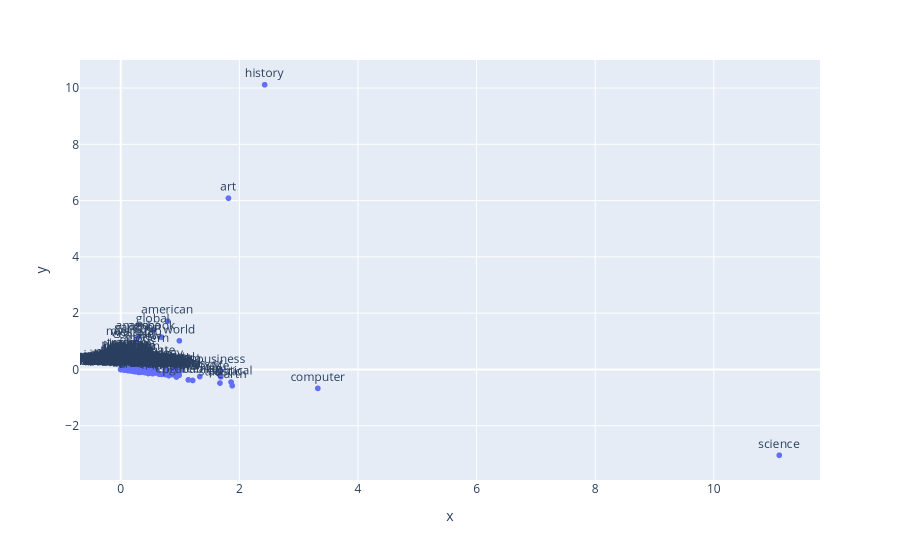

Notebook source saved alongside this figure:
### Code cell
fig = px.scatter(
x=Z[:, 0],
y=Z[:, 1],
text=index_word_map,
size_max=60
)
fig.update_traces(textposition='top center')
fig.show()

### Figure 1 — Plotly figure (JSON) as saved in the notebook; plotly's stock layout.template omitted (floating-point values rounded to 4 significant figures; data arrays with more than 128 entries replaced by an {"elided": "..."} marker saying what was removed)
{"data": [{"hovertemplate": "x=%{x}<br>y=%{y}<br>text=%{text}<extra></extra>", "legendgroup": "", "marker": {"color": "#636efa", "symbol": "circle"}, "mode": "markers+text", "name": "", "showlegend": false, "text": {"elided": "2130 str values"}, "textposition": "top center", "type": "scattergl", "x": {"elided": "2130 float values"}, "xaxis": "x", "y": {"elided": "2130 float values"}, "yaxis": "y"}], "layout": {"legend": {"tracegroupgap": 0}, "margin": {"t": 60}, "xaxis": {"anchor": "y", "domain": [0, 1], "title": {"text": "x"}}, "yaxis": {"anchor": "x", "domain": [0, 1], "title": {"text": "y"}}}}
